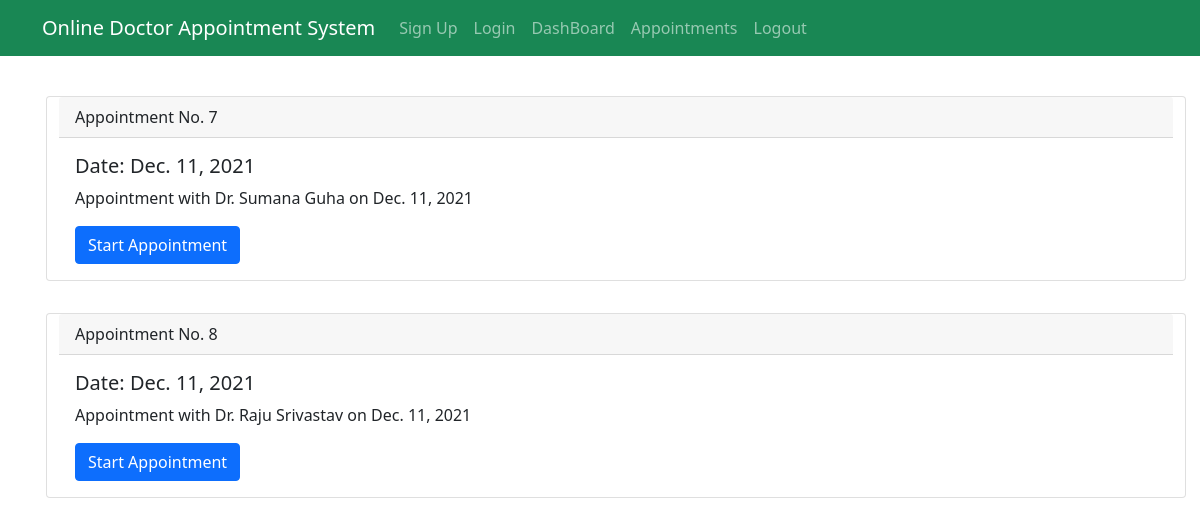
The app's page /appointments/patient/ (signed in), older data.
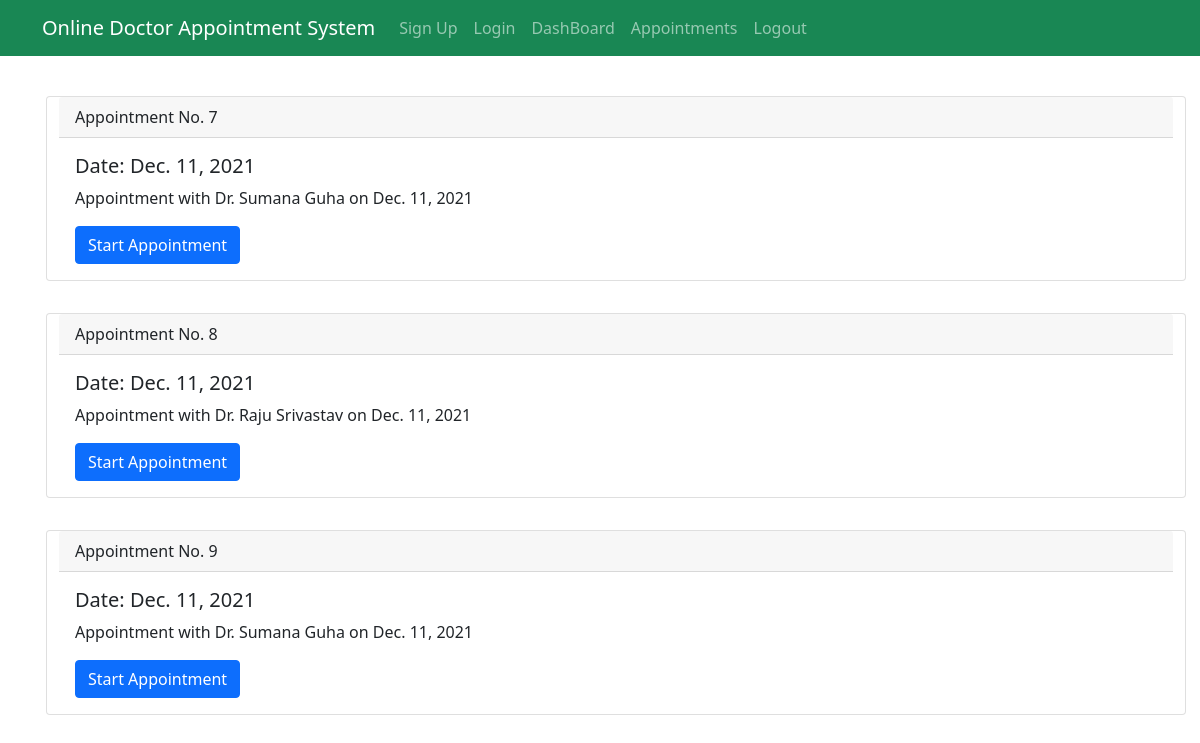
The same page, newer data.
### mainapp/models.py (models this page shows)
class Appointment(models.Model):
    STATUS = [
        ("finished","finished"),
        ("upcomming","upcomming"),
        ("ongoing","ongoing"),
    ]
    patient = models.ForeignKey(Patient, on_delete=models.CASCADE)
    doctor = models.ForeignKey(Doctor, on_delete=models.CASCADE)
    date = models.DateField(null=True, blank=True)
    time = models.TimeField(null=True, blank=True)
    status = models.CharField(null = True, blank = True, max_length=20, choices=STATUS)

### mainapp/views.py (the view)
# urls.py: path('appointments/patient/',views.PatientAppointmentPage, name="p_app"),
def PatientAppointmentPage(request):
    appointments = Appointment.objects.filter(patient = request.user)
    context = {
        'appointments': appointments,
    }
    return render(request,"patient/patient-appointment.html",context= context)

### templates/patient/patient-appointment.html
{% extends "patient/base.html" %}
{% block content %}
<div class="container">
<div class="row mt-4">
{% for appointment in appointments %}
<div class="card m-3">
    <div class="card-header">
      Appointment No. {{appointment.id}}
    </div>
    <div class="card-body">
      <h5 class="card-title">Date: {{appointment.date}}</h5>
      <p class="card-text">Appointment with Dr. {{appointment.doctor.first_name}} {{appointment.doctor.last_name}} on {{appointment.date}}</p>
      <a href="{% url 'main-chat-view' appointment.id %}" class="btn btn-primary" target="_blank">Start Appointment</a>
    </div>
  </div>
{% endfor %}
</div>
</div>
{% endblock %}

Row changes from the older to the newer data that the page shows:
added Appointment: id "9", date "Dec. 11, 2021", doctor.first_name "Sumana", doctor.last_name "Guha"
